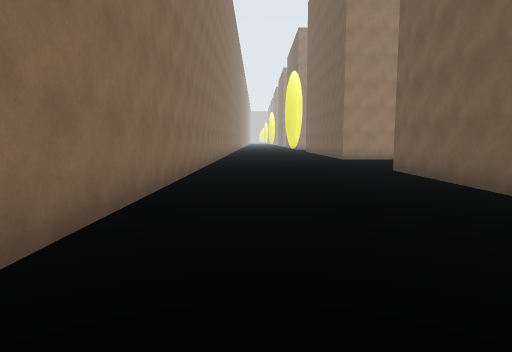
View 1 (above)

24 first-person views from a walk through a Unity game level. The camera is 1.5 m above the floor, tilts 6° down and sees 75° across. The floor is counted in squares, 2 m on a side. Each view is taken from the middle of a square. On the plan, view 1 faces up. The plan holds only what a view shows up to about 11 squares ahead; the rest is blank. The place goes on beyond the plan. The player character is not drawn.

View 2
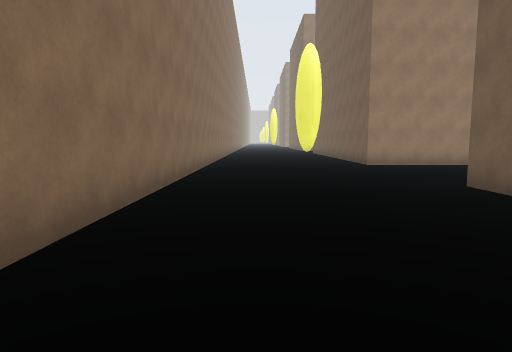

View 3
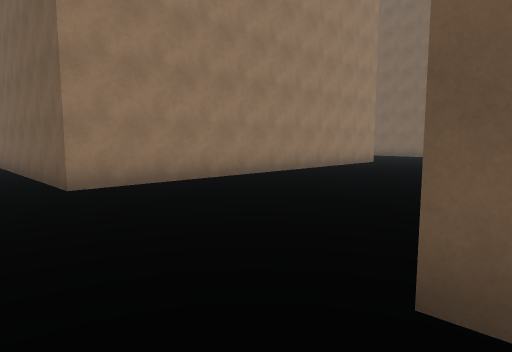

View 4
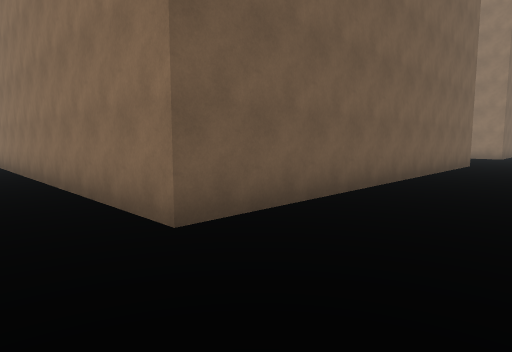

View 5
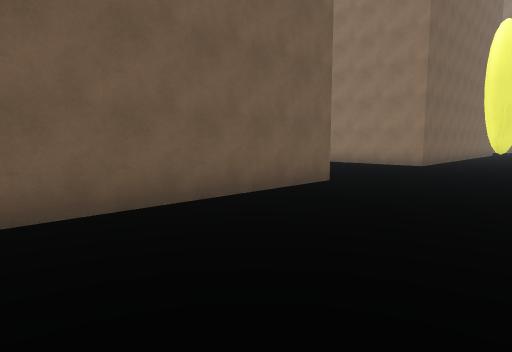

View 6
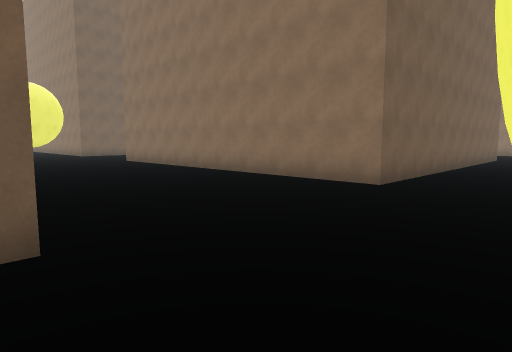

View 7
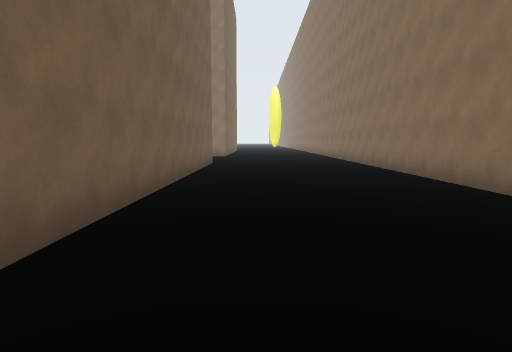

View 8
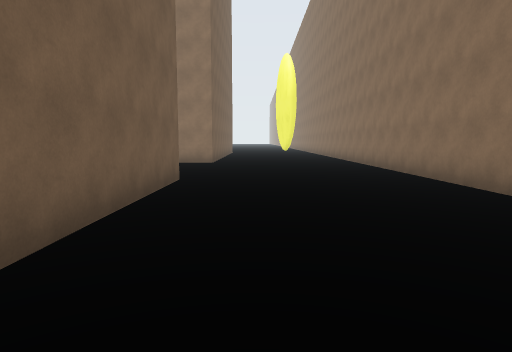

View 9
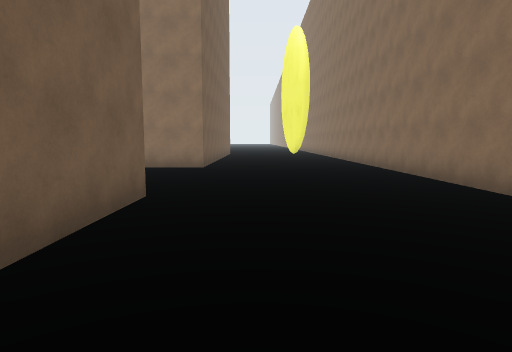

View 10
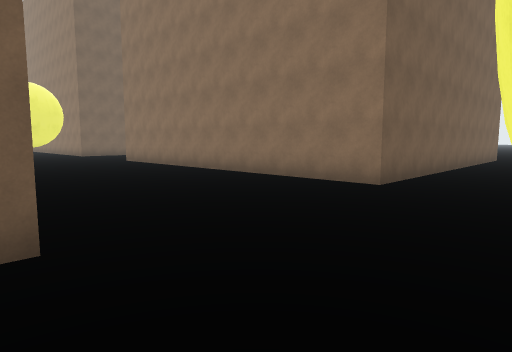

View 11
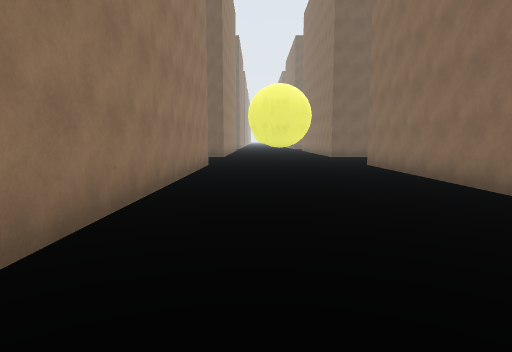

View 12
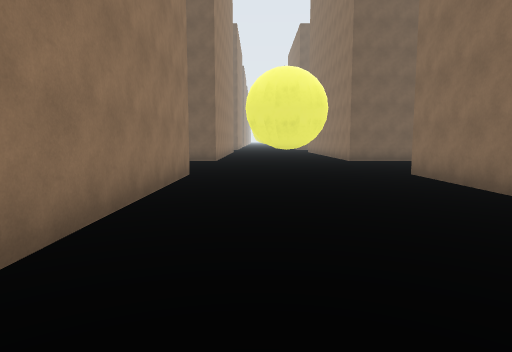

View 13
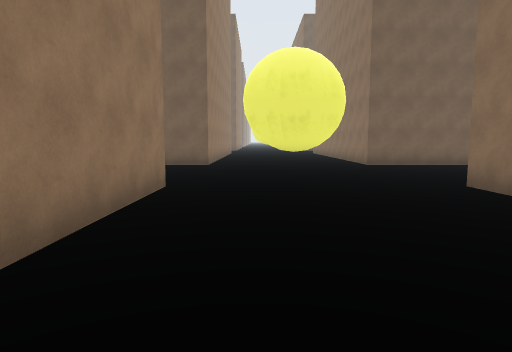

View 14
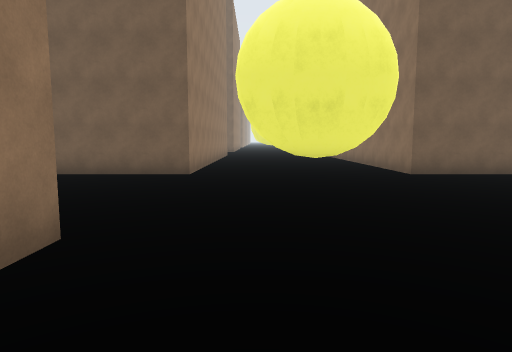

View 15
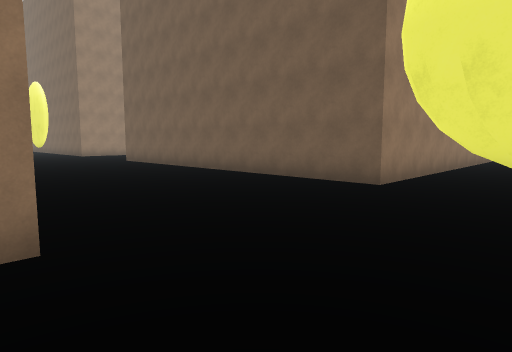

View 16
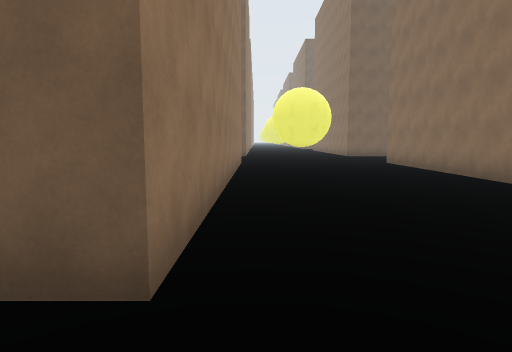

View 17
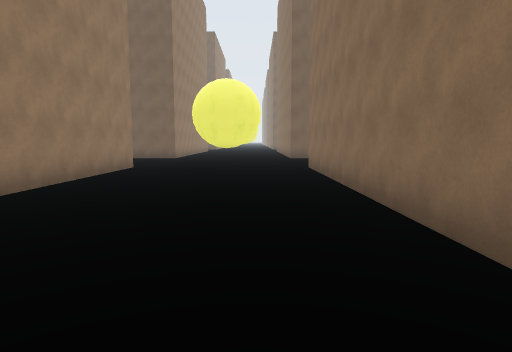

View 18
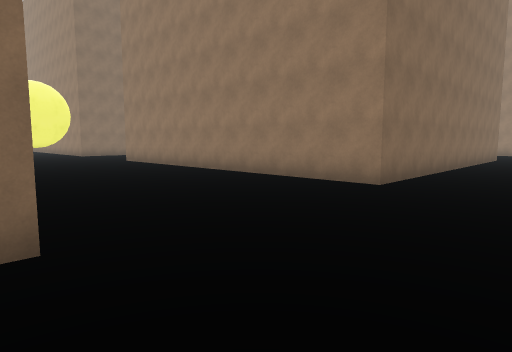

View 19
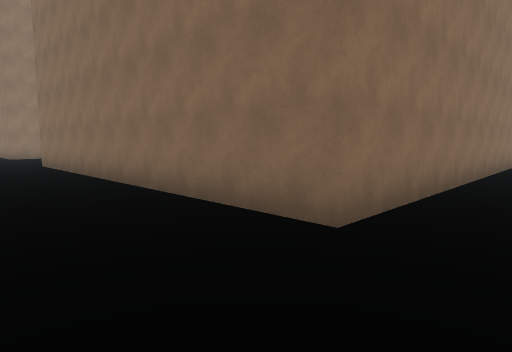

View 20
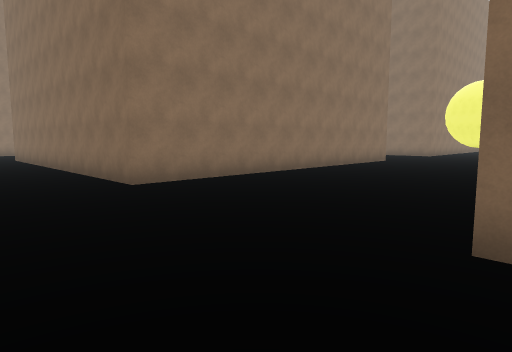

View 21
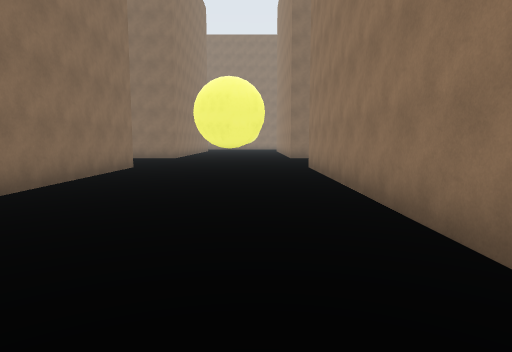

View 22
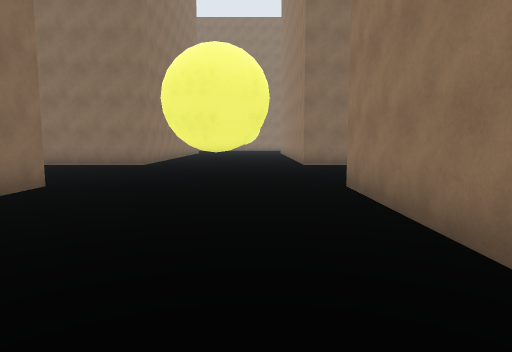

View 23
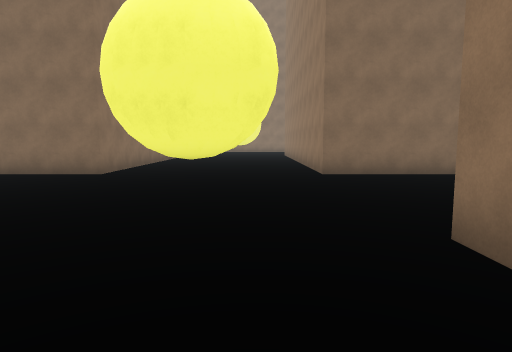

View 24
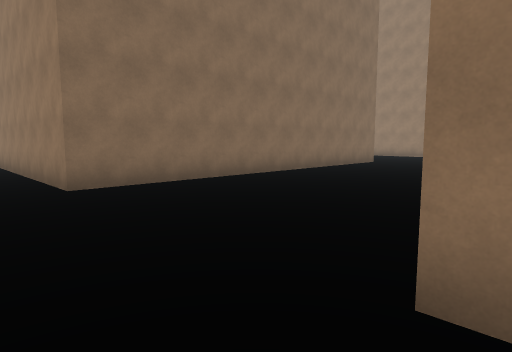

### Floor plan
Points are (right, up) in squares from view 1. A wall is a line through its corners. A room is listed if a view was taken in it or the views show most of it. See-through windows are left out.
Room 1 (views 1, 2, 3, 4, 5, 6, 7, 8, 9, 10, 11, 12, 13, 14, 15, 16, 17, 18, 19, 20, 21, 22, 23, 24)
walls: (16.3, -3.4) (16.4, -3.9); (16.4, -4.1) (16.3, -4.7); (16.2, -3) (16.4, -3.5) (16.4, -4.4) (16.2, -4.8); (16.3, -3.1) (16.4, -3.8); (18.5, -6.5) (28.5, -6.5) (28.5, -16.5) (18.5, -16.5) (18.5, -8.9); (3.5, -1.6) (3.5, 8.5) (12.4, 8.5); (13.5, 7.2) (13.5, -1.5) (7.6, -1.5); (26.1, -1.5) (18.5, -1.5); (13.6, -16.5) (4.9, -16.5); (1.1, -3.7) (1.2, -3.2); (1.1, -3.5) (1.2, -3.1); (1, -4) (1.1, -3.4); (16, -19) (16.1, -18.4); (15.9, -19.2) (16.1, -18.2); (16.1, -19.5) (16.1, -18.9); (16.2, -19.7) (16, -18.8); (16.2, -19.8) (15.9, -19) (16.2, -18.1); (3.5, -16.6) (3.5, -6.5) (13.5, -6.5) (13.5, -9.8); (-1.5, -9.5) (-1.5, -22.5); (12.2, 13.5) (3.5, 13.5) (3.5, 14.5); (18.5, -22.5) (18.5, -21.5) (28.5, -21.5); (1.3, -18.2) (1.4, -18.7); (1.2, 10.3) (1, 10.8); (1.3, -18.5) (1.4, -19); (1.1, 10.4) (1, 10.9); (1.1, 10.5) (1.1, 11); (1, -18.5) (1.2, -18.1); (3.5, -22.5) (3.5, -21.5) (13.5, -21.5); (-1.5, 14) (-1.5, 1.9)

Where each view was taken, in squares from view 1:
view 1: 0 up, 0 right, facing up
view 2: 3 up, 0 right, facing up
view 3: 8 up, 2 right, facing up-right
view 4: 10 up, 1 right, facing down-right
view 5: 4 up, 0 right, facing down-right
view 6: 1 down, 1 right, facing down-right
view 7: 5 down, 2 right, facing down
view 8: 10 down, 2 right, facing down
view 9: 12 down, 2 right, facing down
view 10: 16 down, 1 right, facing down-right
view 11: 18 down, 3 right, facing right
view 12: 18 down, 6 right, facing right
view 13: 18 down, 8 right, facing right
view 14: 18 down, 11 right, facing right
view 15: 19 down, 13 right, facing up-right
view 16: 17 down, 17 right, facing right
view 17: 20 down, 19 right, facing right
view 18: 22 down, 31 right, facing up-left
view 19: 5 down, 31 right, facing down-left
view 20: 1 down, 31 right, facing down-left
view 21: 3 down, 28 right, facing left
view 22: 3 down, 24 right, facing left
view 23: 3 down, 21 right, facing left
view 24: 3 down, 19 right, facing up-left
